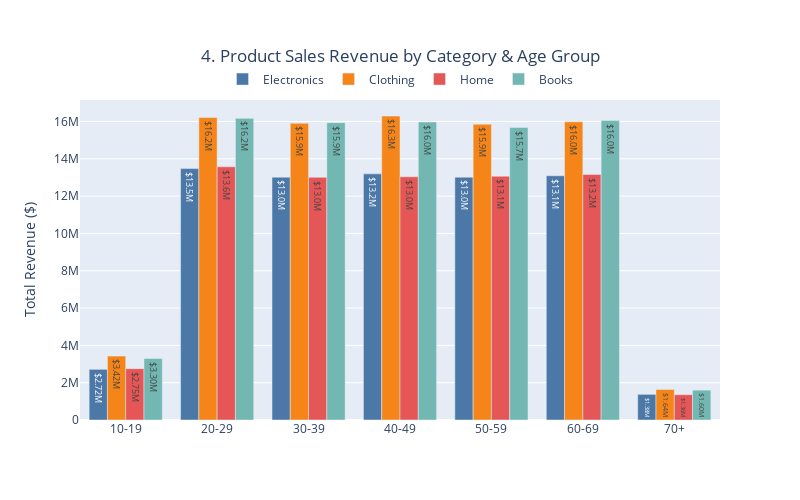

Here is the notebook cell this chart was saved with:
### Code cell
# Product revenue by Age Group
product_revenue_age = df_final.groupby(['Product Category','Age Group'])['Total Price'].sum().reset_index(name='Total Revenue')

fig4 = px.bar(product_revenue_age[product_revenue_age['Total Revenue'] > 0], #filter out empty bars
              x='Age Group', y='Total Revenue',
              color='Product Category', barmode= 'group',
              color_discrete_sequence=px.colors.qualitative.T10,
              category_orders={'Product Category': category_order},
              title = '4. Product Sales Revenue by Category & Age Group',
              labels={'Total Revenue': 'Total Revenue ($)'})

fig4.update_traces(texttemplate='%{y:$.3s}', textangle=90)

fig4.update_layout(title={'x': 0.5, 'y': 0.9},
                  xaxis_title= None,
                  width=800, height=500,
                  legend_title=None,
                  legend=dict(orientation="h",yanchor="bottom",
                              y=1.02, xanchor="center",x=0.5))
fig4.show()

### Figure 1 — Plotly figure (JSON) as saved in the notebook; plotly's stock layout.template omitted (floating-point values rounded to 4 significant figures)
{"data": [{"alignmentgroup": "True", "hovertemplate": "Product Category=Electronics<br>Age Group=%{x}<br>Total Revenue ($)=%{y}<extra></extra>", "legendgroup": "Electronics", "marker": {"color": "#4C78A8", "pattern": {"shape": ""}}, "name": "Electronics", "offsetgroup": "Electronics", "orientation": "v", "showlegend": true, "textangle": 90, "textposition": "auto", "texttemplate": "%{y:$.3s}", "type": "bar", "x": ["10-19", "20-29", "30-39", "40-49", "50-59", "60-69", "70+"], "xaxis": "x", "y": [2716031, 13476897, 13016266, 13193250, 13016304, 13092020, 1375392], "yaxis": "y"}, {"alignmentgroup": "True", "hovertemplate": "Product Category=Clothing<br>Age Group=%{x}<br>Total Revenue ($)=%{y}<extra></extra>", "legendgroup": "Clothing", "marker": {"color": "#F58518", "pattern": {"shape": ""}}, "name": "Clothing", "offsetgroup": "Clothing", "orientation": "v", "showlegend": true, "textangle": 90, "textposition": "auto", "texttemplate": "%{y:$.3s}", "type": "bar", "x": ["10-19", "20-29", "30-39", "40-49", "50-59", "60-69", "70+"], "xaxis": "x", "y": [3424700, 16217290, 15905183, 16295330, 15854961, 15984258, 1636412], "yaxis": "y"}, {"alignmentgroup": "True", "hovertemplate": "Product Category=Home<br>Age Group=%{x}<br>Total Revenue ($)=%{y}<extra></extra>", "legendgroup": "Home", "marker": {"color": "#E45756", "pattern": {"shape": ""}}, "name": "Home", "offsetgroup": "Home", "orientation": "v", "showlegend": true, "textangle": 90, "textposition": "auto", "texttemplate": "%{y:$.3s}", "type": "bar", "x": ["10-19", "20-29", "30-39", "40-49", "50-59", "60-69", "70+"], "xaxis": "x", "y": [2752612, 13573077, 13007869, 13039031, 13066175, 13161582, 1355588], "yaxis": "y"}, {"alignmentgroup": "True", "hovertemplate": "Product Category=Books<br>Age Group=%{x}<br>Total Revenue ($)=%{y}<extra></extra>", "legendgroup": "Books", "marker": {"color": "#72B7B2", "pattern": {"shape": ""}}, "name": "Books", "offsetgroup": "Books", "orientation": "v", "showlegend": true, "textangle": 90, "textposition": "auto", "texttemplate": "%{y:$.3s}", "type": "bar", "x": ["10-19", "20-29", "30-39", "40-49", "50-59", "60-69", "70+"], "xaxis": "x", "y": [3296444, 16171094, 15940041, 15975897, 15683999, 16049595, 1601012], "yaxis": "y"}], "layout": {"barmode": "group", "height": 500, "legend": {"orientation": "h", "title": {}, "tracegroupgap": 0, "x": 0.5, "xanchor": "center", "y": 1.02, "yanchor": "bottom"}, "title": {"text": "4. Product Sales Revenue by Category & Age Group", "x": 0.5, "y": 0.9}, "width": 800, "xaxis": {"anchor": "y", "domain": [0, 1], "title": {}}, "yaxis": {"anchor": "x", "domain": [0, 1], "title": {"text": "Total Revenue ($)"}}}}
